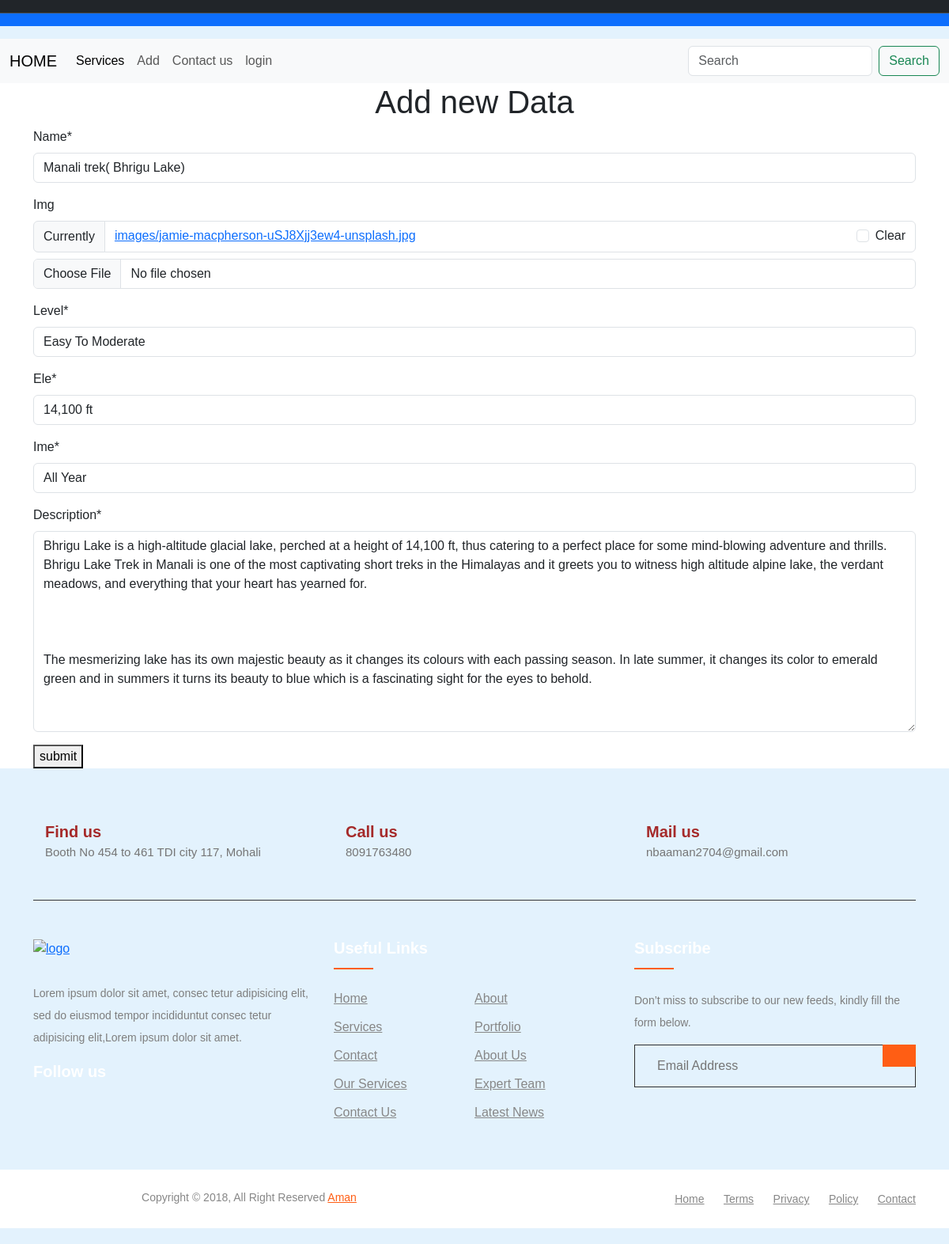
The app's page /up/3 with its own data.
### tour/models.py (models this page shows, shortened)
class trek(models.Model):
    name = models.CharField(max_length=222)
    img = models.ImageField(upload_to='images',null=True,blank=True)
    level=models.CharField(max_length=222)
    ele = models.CharField(max_length=222)
    ime=models.CharField(max_length=222)
    description = models.TextField()

### tour/views.py (the view)
# urls.py: path('up/<int:id>',views.up,name='up'),
def up(request,id):
     emp = trek.objects.get(id=id)
     if request.method=='GET':
          form=trekform(instance=emp)
          bese=trek.objects.all()
          return render(request,'him.html',{'form':form,'bese':bese})
     else:
         form=trekform(request.POST,request.FILES,instance=emp)
         if form.is_valid():
            form.save()
         return redirect('index')

### tour/forms.py
class trekform(forms.ModelForm):
    class Meta:
        model=trek
        fields='__all__'

### templates/him.html (shortened to what this page needs)
{% extends 'base.html' %}
{% block content %}
{% load crispy_forms_tags %}
<div class="container">
<h1 align="center">Add new Data</h1>
<form action="" method="post" enctype="multipart/form-data">
      {{form|crispy}}
      <button type="submit" class="btn-btn-primary">submit</button>
</form>
</div>
{% endblock  %}

### templates/base.html (style rules this page uses)
body { margin: 0; padding: 0; font-family: Arial, sans-serif; min-height: 100vh; display: flex; flex-direction: column; }

### records on screen
trek: name "Manali trek( Bhrigu Lake)", level "Easy To Moderate", ele "14,100 ft", ime "All Year", description "Bhrigu Lake is a high-altitude glacial lake, perched at a height of 14,100 ft, thus catering to a perfect place for some mind-blowing adventure and thrills. Bhrigu Lake Trek in Manali is one of the most captivating short treks in the Himalayas and it greets you to witness high altitude alpine lake, the verdant meadows, and everything that your heart has yearned for. The mesmerizing lake has its own majestic beauty as it changes its colours with each passing season. In late summer, it changes its color to emerald green and in summers it turns its beauty to blue which is a fascinating sight for the eyes to behold."
